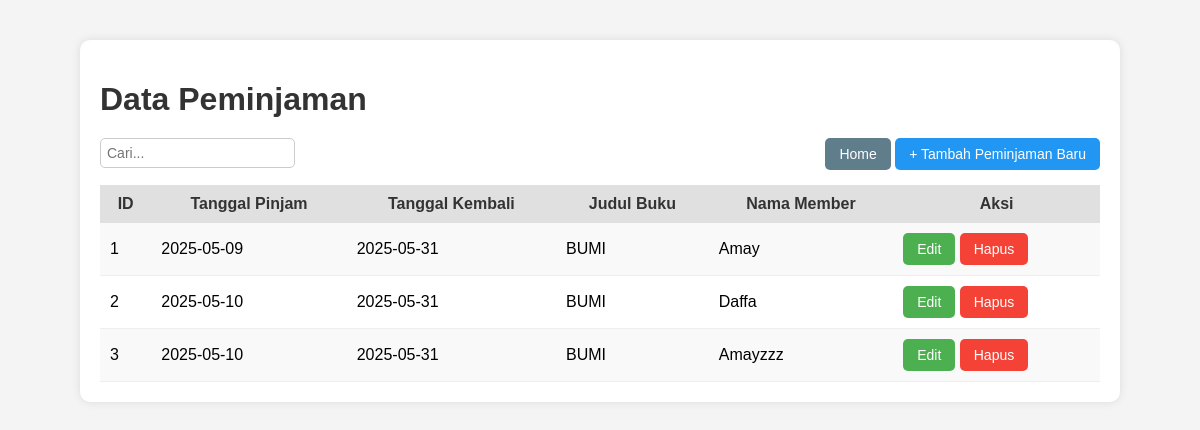
The app's page /Peminjaman.php with its own data.
### tables this page shows
CREATE TABLE `peminjaman` (
  `id_peminjaman` int(11) NOT NULL,
  `tgl_pinjam` date NOT NULL,
  `tgl_kembali` date NOT NULL,
  `id_buku` int(11) NOT NULL,
  `id_member` int(11) NOT NULL
);

CREATE TABLE `buku` (
  `id_buku` int(11) NOT NULL,
  `judul_buku` varchar(500) NOT NULL,
  `penulis` varchar(500) NOT NULL,
  `penerbit` varchar(250) NOT NULL,
  `tahun_terbit` int(11) NOT NULL
);

CREATE TABLE `member` (
  `id_member` int(11) NOT NULL,
  `nama_member` varchar(250) NOT NULL,
  `nomor_member` varchar(15) NOT NULL,
  `alamat` text NOT NULL,
  `tgl_mendaftar` datetime NOT NULL DEFAULT current_timestamp(),
  `tgl_terakhir_bayar` datetime NOT NULL DEFAULT current_timestamp()
);

### Model.php (called while the page is built, shortened)
<?php
function getAllPeminjaman() {
    $koneksi = koneksiDatabase();
    $query = "SELECT peminjaman.*, buku.judul_buku, member.nama_member
            FROM peminjaman
            JOIN buku ON peminjaman.id_buku = buku.id_buku
            JOIN member ON peminjaman.id_member = member.id_member";
    return mysqli_query($koneksi, $query);
}
?>

### Peminjaman.php (the view, shortened to what this page needs)
<?php
require_once 'Model.php';
$peminjaman = getAllPeminjaman();
?>
<!DOCTYPE html>
<html>
<head>
    <link rel="stylesheet" href="style.css">
</head>
<body>
    <div class="container">
        <h1>Data Peminjaman</h1>
        <div class="actions">
            <form>
                <input type="search" placeholder="Cari...">
            </form>
            <div>
                <a href="index.php" class="btn btn-home">Home</a>
                <a href="FormPeminjaman.php" class="btn btn-link">+ Tambah Peminjaman Baru</a>
            </div>
        </div>
        <table>
            <tr>
                <th>ID</th>
                <th>Tanggal Pinjam</th>
                <th>Tanggal Kembali</th>
                <th>Judul Buku</th>
                <th>Nama Member</th>
                <th>Aksi</th>
            </tr>
            <?php while ($row = mysqli_fetch_assoc($peminjaman)) : ?>
                <tr>
                    <td><?= $row['id_peminjaman']; ?></td>
                    <td><?= $row['tgl_pinjam']; ?></td>
                    <td><?= $row['tgl_kembali']; ?></td>
                    <td><?= $row['judul_buku']; ?></td>
                    <td><?= $row['nama_member']; ?></td>
                    <td>
                        <form action="FormEditPeminjaman.php" method="get" style="display:inline;">
                            <button class="btn btn-edit">Edit</button>
                        </form>
                        <form method="post" style="display:inline;" onsubmit="return confirm('Yakin ingin menghapus?');">
                            <button class="btn btn-hapus">Hapus</button>
                        </form>
                    </td>
                </tr>
            <?php endwhile; ?>
        </table>
    </div>
</body>
</html>

### style.css (style rules this page uses)
body { font-family: Arial, sans-serif; margin: 40px; background-color: #f4f4f4; }
.container { max-width: 1000px; margin: auto; background: #fff; padding: 20px; border-radius: 10px; box-shadow: 0 0 10px rgba(0,0,0,0.1); }
h1 { color: #333; margin-bottom: 20px; }
.actions { display: flex; justify-content: space-between; margin-bottom: 15px; }
.btn { font-size: 14px; padding: 8px 14px; border-radius: 5px; border: none; cursor: pointer; text-decoration: none; display: inline-block; color: #fff; }
.btn-edit { background-color: #4CAF50; }
.btn-hapus { background-color: #f44336; }
.btn-link { background-color: #2196F3; }
.btn-home { background-color: #607D8B; }
input[type="search"] { padding: 6px; font-size: 14px; border-radius: 5px; border: 1px solid #ccc; }
table { border-collapse: collapse; width: 100%; margin-top: 10px; background-color: white; }
table th { background-color: #e0e0e0; color: #333; padding: 10px; }
table td { padding: 10px; border-bottom: 1px solid #eee; }
tr:nth-child(even) { background-color: #f9f9f9; }

### records on screen
peminjaman: id_peminjaman "1", tgl_pinjam "2025-05-09", tgl_kembali "2025-05-31", id_buku.judul_buku "BUMI", id_member.nama_member "Amay"
peminjaman: id_peminjaman "2", tgl_pinjam "2025-05-10", tgl_kembali "2025-05-31", id_buku.judul_buku "BUMI", id_member.nama_member "Daffa"
peminjaman: id_peminjaman "3", tgl_pinjam "2025-05-10", tgl_kembali "2025-05-31", id_buku.judul_buku "BUMI", id_member.nama_member "Amayzzz"
